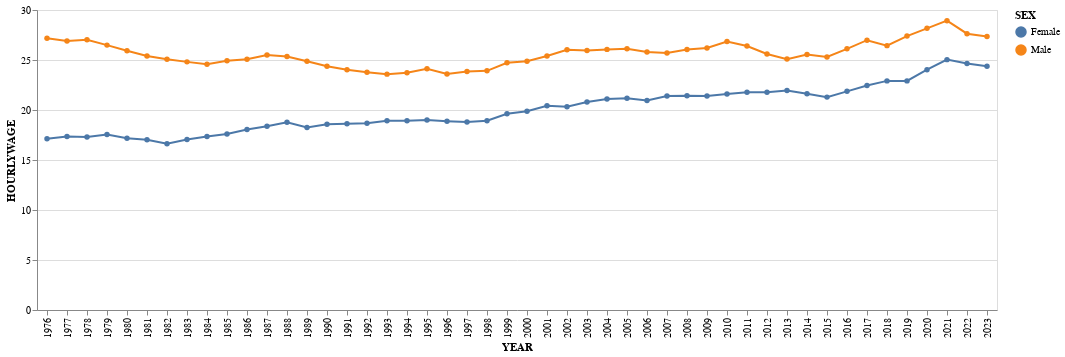

Here is the notebook cell this chart was saved with:
### Code cell
# Gender median hourly wage
median_wages = asec.groupby(["YEAR", "SEX"])["HOURLYWAGE"].median().reset_index()
print(median_wages)
alt.Chart(median_wages).mark_line(point=True).encode(
    x="YEAR:O",
    y="HOURLYWAGE:Q",
    color="SEX:N",
)

### Figure 1 — Vega-Lite specification as saved in the notebook (floating-point values rounded to 4 significant figures)
{"config": {"view": {"continuousWidth": 300, "continuousHeight": 300}}, "data": {"name": "data-d77150b75b9fc7866d72d35f6d149379"}, "mark": {"type": "line", "point": true}, "encoding": {"color": {"field": "SEX", "type": "nominal"}, "x": {"field": "YEAR", "type": "ordinal"}, "y": {"field": "HOURLYWAGE", "type": "quantitative"}}, "$schema": "https://vega.github.io/schema/vega-lite/v5.16.3.json", "datasets": {"data-d77150b75b9fc7866d72d35f6d149379": [{"YEAR": 1976, "SEX": "Female", "HOURLYWAGE": 17.12}, {"YEAR": 1976, "SEX": "Male", "HOURLYWAGE": 27.18}, {"YEAR": 1977, "SEX": "Female", "HOURLYWAGE": 17.34}, {"YEAR": 1977, "SEX": "Male", "HOURLYWAGE": 26.89}, {"YEAR": 1978, "SEX": "Female", "HOURLYWAGE": 17.29}, {"YEAR": 1978, "SEX": "Male", "HOURLYWAGE": 27.02}, {"YEAR": 1979, "SEX": "Female", "HOURLYWAGE": 17.55}, {"YEAR": 1979, "SEX": "Male", "HOURLYWAGE": 26.49}, {"YEAR": 1980, "SEX": "Female", "HOURLYWAGE": 17.18}, {"YEAR": 1980, "SEX": "Male", "HOURLYWAGE": 25.93}, {"YEAR": 1981, "SEX": "Female", "HOURLYWAGE": 17.03}, {"YEAR": 1981, "SEX": "Male", "HOURLYWAGE": 25.41}, {"YEAR": 1982, "SEX": "Female", "HOURLYWAGE": 16.63}, {"YEAR": 1982, "SEX": "Male", "HOURLYWAGE": 25.08}, {"YEAR": 1983, "SEX": "Female", "HOURLYWAGE": 17.04}, {"YEAR": 1983, "SEX": "Male", "HOURLYWAGE": 24.81}, {"YEAR": 1984, "SEX": "Female", "HOURLYWAGE": 17.34}, {"YEAR": 1984, "SEX": "Male", "HOURLYWAGE": 24.57}, {"YEAR": 1985, "SEX": "Female", "HOURLYWAGE": 17.6}, {"YEAR": 1985, "SEX": "Male", "HOURLYWAGE": 24.93}, {"YEAR": 1986, "SEX": "Female", "HOURLYWAGE": 18.05}, {"YEAR": 1986, "SEX": "Male", "HOURLYWAGE": 25.07}, {"YEAR": 1987, "SEX": "Female", "HOURLYWAGE": 18.38}, {"YEAR": 1987, "SEX": "Male", "HOURLYWAGE": 25.49}, {"YEAR": 1988, "SEX": "Female", "HOURLYWAGE": 18.78}, {"YEAR": 1988, "SEX": "Male", "HOURLYWAGE": 25.35}, {"YEAR": 1989, "SEX": "Female", "HOURLYWAGE": 18.25}, {"YEAR": 1989, "SEX": "Male", "HOURLYWAGE": 24.87}, {"YEAR": 1990, "SEX": "Female", "HOURLYWAGE": 18.58}, {"YEAR": 1990, "SEX": "Male", "HOURLYWAGE": 24.38}, {"YEAR": 1991, "SEX": "Female", "HOURLYWAGE": 18.62}, {"YEAR": 1991, "SEX": "Male", "HOURLYWAGE": 24.03}, {"YEAR": 1992, "SEX": "Female", "HOURLYWAGE": 18.68}, {"YEAR": 1992, "SEX": "Male", "HOURLYWAGE": 23.77}, {"YEAR": 1993, "SEX": "Female", "HOURLYWAGE": 18.93}, {"YEAR": 1993, "SEX": "Male", "HOURLYWAGE": 23.59}, {"YEAR": 1994, "SEX": "Female", "HOURLYWAGE": 18.93}, {"YEAR": 1994, "SEX": "Male", "HOURLYWAGE": 23.72}, {"YEAR": 1995, "SEX": "Female", "HOURLYWAGE": 18.99}, {"YEAR": 1995, "SEX": "Male", "HOURLYWAGE": 24.12}, {"YEAR": 1996, "SEX": "Female", "HOURLYWAGE": 18.89}, {"YEAR": 1996, "SEX": "Male", "HOURLYWAGE": 23.61}, {"YEAR": 1997, "SEX": "Female", "HOURLYWAGE": 18.8}, {"YEAR": 1997, "SEX": "Male", "HOURLYWAGE": 23.86}, {"YEAR": 1998, "SEX": "Female", "HOURLYWAGE": 18.92}, {"YEAR": 1998, "SEX": "Male", "HOURLYWAGE": 23.91}, {"YEAR": 1999, "SEX": "Female", "HOURLYWAGE": 19.62}, {"YEAR": 1999, "SEX": "Male", "HOURLYWAGE": 24.72}, {"YEAR": 2000, "SEX": "Female", "HOURLYWAGE": 19.87}, {"YEAR": 2000, "SEX": "Male", "HOURLYWAGE": 24.88}, {"YEAR": 2001, "SEX": "Female", "HOURLYWAGE": 20.42}, {"YEAR": 2001, "SEX": "Male", "HOURLYWAGE": 25.4}, {"YEAR": 2002, "SEX": "Female", "HOURLYWAGE": 20.32}, {"YEAR": 2002, "SEX": "Male", "HOURLYWAGE": 26.02}, {"YEAR": 2003, "SEX": "Female", "HOURLYWAGE": 20.8}, {"YEAR": 2003, "SEX": "Male", "HOURLYWAGE": 25.96}, {"YEAR": 2004, "SEX": "Female", "HOURLYWAGE": 21.11}, {"YEAR": 2004, "SEX": "Male", "HOURLYWAGE": 26.06}, {"YEAR": 2005, "SEX": "Female", "HOURLYWAGE": 21.18}, {"YEAR": 2005, "SEX": "Male", "HOURLYWAGE": 26.11}, {"YEAR": 2006, "SEX": "Female", "HOURLYWAGE": 20.94}, {"YEAR": 2006, "SEX": "Male", "HOURLYWAGE": 25.79}, {"YEAR": 2007, "SEX": "Female", "HOURLYWAGE": 21.41}, {"YEAR": 2007, "SEX": "Male", "HOURLYWAGE": 25.69}, {"YEAR": 2008, "SEX": "Female", "HOURLYWAGE": 21.43}, {"YEAR": 2008, "SEX": "Male", "HOURLYWAGE": 26.05}, {"YEAR": 2009, "SEX": "Female", "HOURLYWAGE": 21.4}, {"YEAR": 2009, "SEX": "Male", "HOURLYWAGE": 26.21}, {"YEAR": 2010, "SEX": "Female", "HOURLYWAGE": 21.61}, {"YEAR": 2010, "SEX": "Male", "HOURLYWAGE": 26.85}, {"YEAR": 2011, "SEX": "Female", "HOURLYWAGE": 21.78}, {"YEAR": 2011, "SEX": "Male", "HOURLYWAGE": 26.4}, {"YEAR": 2012, "SEX": "Female", "HOURLYWAGE": 21.77}, {"YEAR": 2012, "SEX": "Male", "HOURLYWAGE": 25.61}, {"YEAR": 2013, "SEX": "Female", "HOURLYWAGE": 21.95}, {"YEAR": 2013, "SEX": "Male", "HOURLYWAGE": 25.09}, {"YEAR": 2014, "SEX": "Female", "HOURLYWAGE": 21.62}, {"YEAR": 2014, "SEX": "Male", "HOURLYWAGE": 25.55}, {"YEAR": 2015, "SEX": "Female", "HOURLYWAGE": 21.29}, {"YEAR": 2015, "SEX": "Male", "HOURLYWAGE": 25.3}, {"YEAR": 2016, "SEX": "Female", "HOURLYWAGE": 21.86}, {"YEAR": 2016, "SEX": "Male", "HOURLYWAGE": 26.12}, {"YEAR": 2017, "SEX": "Female", "HOURLYWAGE": 22.45}, {"YEAR": 2017, "SEX": "Male", "HOURLYWAGE": 26.98}, {"YEAR": 2018, "SEX": "Female", "HOURLYWAGE": 22.91}, {"YEAR": 2018, "SEX": "Male", "HOURLYWAGE": 26.44}, {"YEAR": 2019, "SEX": "Female", "HOURLYWAGE": 22.91}, {"YEAR": 2019, "SEX": "Male", "HOURLYWAGE": 27.39}, {"YEAR": 2020, "SEX": "Female", "HOURLYWAGE": 24.03}, {"YEAR": 2020, "SEX": "Male", "HOURLYWAGE": 28.16}, {"YEAR": 2021, "SEX": "Female", "HOURLYWAGE": 25.04}, {"YEAR": 2021, "SEX": "Male", "HOURLYWAGE": 28.93}, {"YEAR": 2022, "SEX": "Female", "HOURLYWAGE": 24.65}, {"YEAR": 2022, "SEX": "Male", "HOURLYWAGE": 27.63}, {"YEAR": 2023, "SEX": "Female", "HOURLYWAGE": 24.38}, {"YEAR": 2023, "SEX": "Male", "HOURLYWAGE": 27.36}]}}
